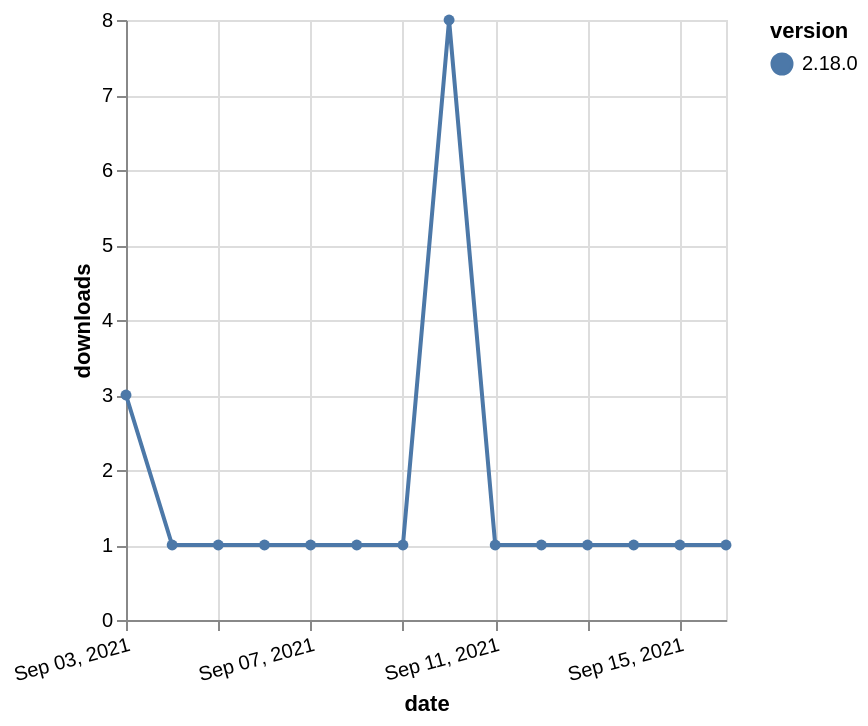

Source (Vega-Lite JSON):
### Vega-Lite specification from a JSON file in a GitHub repository (floating-point values rounded to 4 significant figures)
{"$schema": "https://vega.github.io/schema/vega-lite/v5.json", "description": "A simple bar chart with embedded data.", "data": {"values": [{"date": "2021-09-03", "total": 502, "delta": 3, "version": "2.18.0"}, {"date": "2021-09-04", "total": 503, "delta": 1, "version": "2.18.0"}, {"date": "2021-09-05", "total": 504, "delta": 1, "version": "2.18.0"}, {"date": "2021-09-06", "total": 505, "delta": 1, "version": "2.18.0"}, {"date": "2021-09-07", "total": 506, "delta": 1, "version": "2.18.0"}, {"date": "2021-09-08", "total": 507, "delta": 1, "version": "2.18.0"}, {"date": "2021-09-09", "total": 508, "delta": 1, "version": "2.18.0"}, {"date": "2021-09-10", "total": 516, "delta": 8, "version": "2.18.0"}, {"date": "2021-09-11", "total": 517, "delta": 1, "version": "2.18.0"}, {"date": "2021-09-12", "total": 518, "delta": 1, "version": "2.18.0"}, {"date": "2021-09-13", "total": 519, "delta": 1, "version": "2.18.0"}, {"date": "2021-09-14", "total": 520, "delta": 1, "version": "2.18.0"}, {"date": "2021-09-15", "total": 521, "delta": 1, "version": "2.18.0"}, {"date": "2021-09-16", "total": 522, "delta": 1, "version": "2.18.0"}]}, "width": "container", "mark": {"type": "line", "point": {"filled": true}}, "encoding": {"x": {"field": "date", "type": "temporal", "timeUnit": "yearmonthdate", "title": "date", "axis": {"labelAngle": -15}}, "y": {"field": "delta", "type": "quantitative", "title": "downloads"}, "color": {"field": "version", "type": "nominal"}, "tooltip": {"field": "delta"}}}
